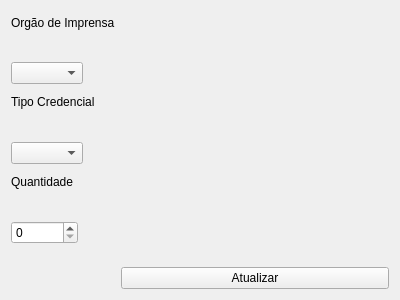
<?xml version="1.0" encoding="UTF-8"?>
<ui version="4.0">
 <class>Form</class>
 <widget class="QWidget" name="Form">
  <property name="geometry">
   <rect>
    <x>0</x>
    <y>0</y>
    <width>400</width>
    <height>300</height>
   </rect>
  </property>
  <property name="windowTitle">
   <string>Editar Quantidades Credenciais do OI</string>
  </property>
  <layout class="QFormLayout" name="formLayout">
   <item row="2" column="0">
    <widget class="QLabel" name="label_2">
     <property name="text">
      <string>Orgão de Imprensa</string>
     </property>
    </widget>
   </item>
   <item row="3" column="0">
    <widget class="QComboBox" name="qcomboboxoi"/>
   </item>
   <item row="7" column="0">
    <widget class="QSpinBox" name="qspinboxqtd">
     <property name="maximum">
      <number>999999999</number>
     </property>
    </widget>
   </item>
   <item row="6" column="0">
    <widget class="QLabel" name="label_3">
     <property name="text">
      <string>Quantidade</string>
     </property>
    </widget>
   </item>
   <item row="5" column="0">
    <widget class="QComboBox" name="qcomboboxtipocred"/>
   </item>
   <item row="4" column="0">
    <widget class="QLabel" name="label">
     <property name="text">
      <string>Tipo Credencial</string>
     </property>
    </widget>
   </item>
   <item row="8" column="1">
    <widget class="QPushButton" name="updatebutton">
     <property name="text">
      <string>Atualizar</string>
     </property>
    </widget>
   </item>
   <item row="7" column="1">
    <spacer name="verticalSpacer">
     <property name="orientation">
      <enum>Qt::Vertical</enum>
     </property>
     <property name="sizeHint" stdset="0">
      <size>
       <width>20</width>
       <height>40</height>
      </size>
     </property>
    </spacer>
   </item>
  </layout>
 </widget>
 <resources/>
 <connections/>
</ui>
